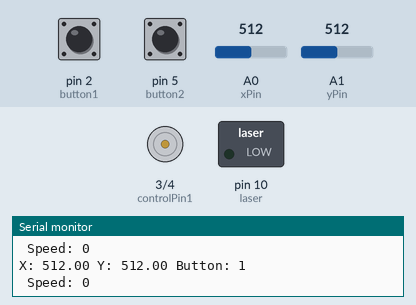
Recording of a sketch running on a simulated Arduino Uno, built with avr-gcc and run on an emulated ATmega328P. Parts: motor-driver pin pairs drawn as motors (green arrow = first pin HIGH = forward, orange = second pin HIGH = backward, longer = more drive, scaled by the enable pin), switched loads named in the sketch (green lamp = pin HIGH), the last lines printed to the serial monitor. The inputs (shaded band) are chosen by the test bench; at power-on: A0 (xPin) = 512, pin 2 (button1) HIGH, pin 5 (button2) HIGH, A1 (yPin) = 512.

Above: at 1.2 s.
1.3 s: A0 (xPin) set to 489
3.0 s: pin 2 (button1) pulled LOW for 0.3 s
At 3.5 s:
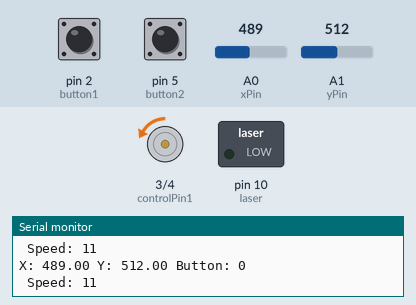
4.8 s: pin 5 (button2) pulled LOW for 0.3 s
At 5.5 s:
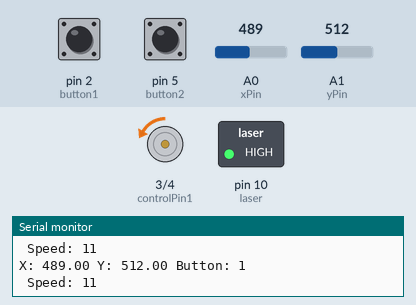
6.6 s: A0 (xPin) set to 510
At 7.8 s:
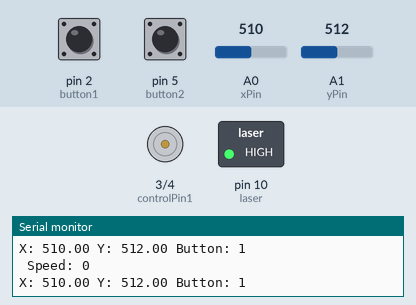
8.2 s: A0 (xPin) set to 535
At 9.3 s:
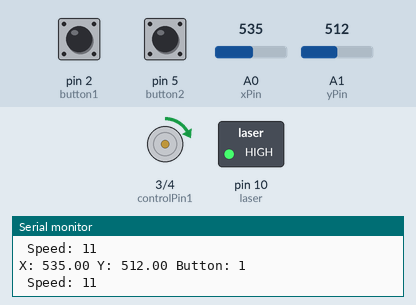
9.8 s: pin 2 (button1) pulled LOW for 1 s
At 10.8 s:
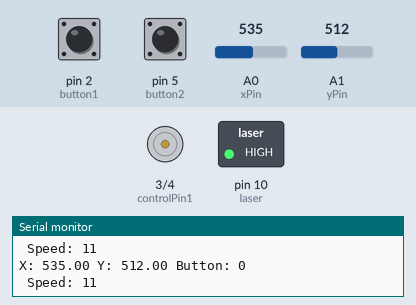
Timing chart, 0 to 12.8 s (numbered marks = the images above; inputs shaded):
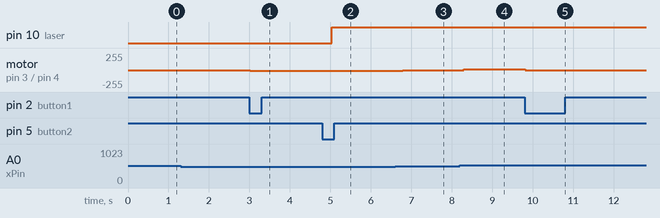

The sketch:

master-code-final.ino
```cpp
//Constants

//H-Bridge
const int controlPin1 = 3;
const int controlPin2 = 4;
const int enablePin = 9;

//Controller
const int button1 = 2;
const int button2 = 5;
const int xPin = 0;
const int yPin = 1;

//Laser
const int laser = 10;

//Variables

//Motor Vars
bool motorEnabled = false;
int motorSpeed = 0;

//Laser Vars
bool laserOn = false;

//Button Values
int button1Val;
int button1Last;
int button2Val;
int button2Last;

//Joystick Values
double x = 0;
double y = 0;

void setup() {
  // put your setup code here, to run once:
  pinMode(controlPin1, OUTPUT);
  pinMode(controlPin2, OUTPUT);
  pinMode(enablePin, OUTPUT);
  pinMode(laser, OUTPUT);
  pinMode(button1, INPUT_PULLUP);
  pinMode(button2, INPUT_PULLUP);

  Serial.begin(9600);
}

void loop() {
  // put your main code here, to run repeatedly:

  //Collect inputs
  button1Val = digitalRead(button1);
  button2Val = digitalRead(button2);
  x = analogRead(xPin);
  y = analogRead(yPin);

  //Switch state everytime the button is pressed (with release)

  if(button1Val == 0 && button1Last == 1){
    motorEnabled = !motorEnabled;
  }
  if(button2Val == 0 && button2Last == 1){
    laserOn = !laserOn;
  }


  //Update buttonLast
  button1Last = button1Val;
  button2Last = button2Val;

  //Power and Direction
  if(x>525){
    motorSpeed = ((x-511.50)/511.50)*255;
    digitalWrite(controlPin1, HIGH);
    digitalWrite(controlPin2, LOW);

  }
  else if(x<=500){
    motorSpeed = -((x-511.50)/511.50)*255;
    digitalWrite(controlPin1, LOW);
    digitalWrite(controlPin2, HIGH);
  }
  else{
    motorSpeed = 0;
  }

  //Run motor if enabled
  if(motorEnabled){
    analogWrite(enablePin, motorSpeed);
  }
  else{
    analogWrite(enablePin, 0);
  }

  //Laser on if enabled
  if(laserOn){
    digitalWrite(laser, HIGH);
  }
  else{
    digitalWrite(laser, LOW);
  }

  //Print Everything
    Serial.print("X: ");
    Serial.print(x);
    Serial.print(" Y: ");
    Serial.print(y);
    Serial.print(" Button: ");
    Serial.println(button1Val);
    Serial.print(" Speed: ");
    Serial.println(motorSpeed);
    delay(250);
}
```

Measured:
- after the input at 3.0 s, motor on pin 3 (controlPin1) / pin 4 (controlPin2): stopped → backward 11/255 at once
- after the input at 4.8 s, pin 10 (laser): LOW → HIGH after 0.23 s
- after the input at 6.6 s, motor on pin 3 (controlPin1) / pin 4 (controlPin2): backward 11/255 → stopped after 0.19 s
- after the input at 8.2 s, motor on pin 3 (controlPin1) / pin 4 (controlPin2): stopped → forward 11/255 after 0.10 s
- after the input at 9.8 s, motor on pin 3 (controlPin1) / pin 4 (controlPin2): forward 11/255 → stopped at once
